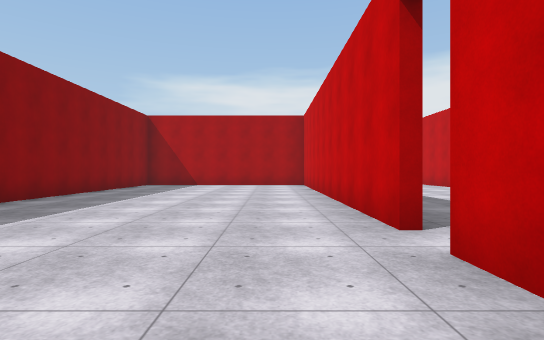
View 1 (above)

20 first-person views from a walk through a scene from a Unity 3-D project. The camera is 1.3 m above the floor, looks level and sees 80° across. Doors are open. The floor is counted in squares, 2 m on a side. Each view is taken from the middle of a square. On the plan, view 1 faces up. The plan holds only what a view shows up to about 10 squares ahead; the rest is blank. The place goes on beyond the plan. The player character is not drawn. Surface patterns are stand-ins for the level's own textures.

View 2
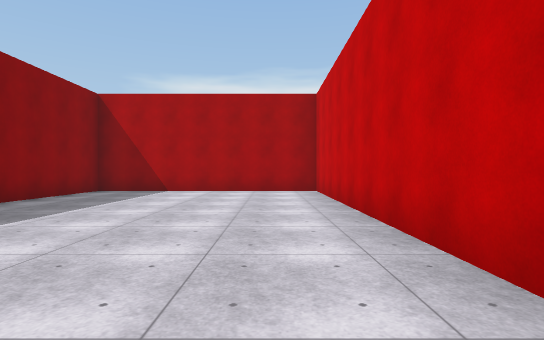

View 3
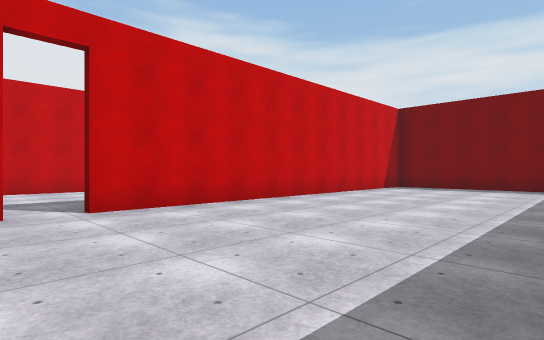

View 4
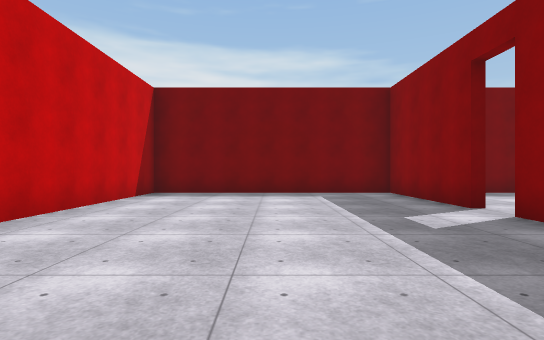

View 5
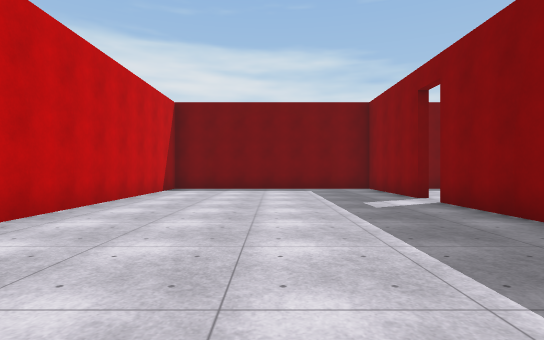

View 6
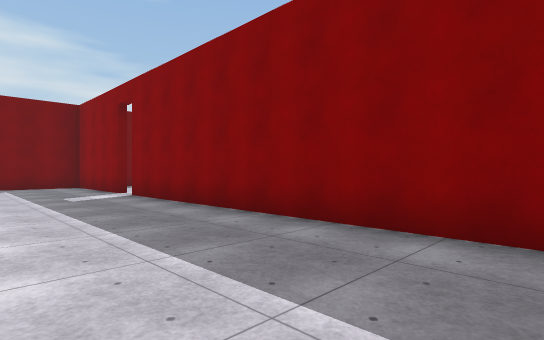

View 7
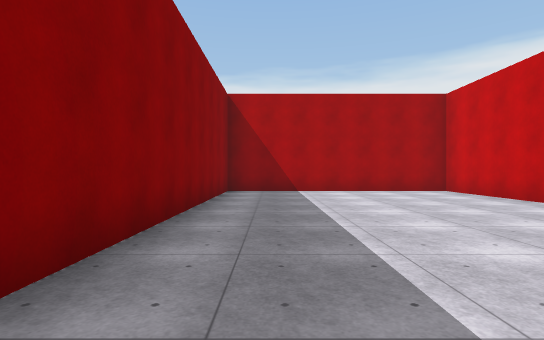

View 8
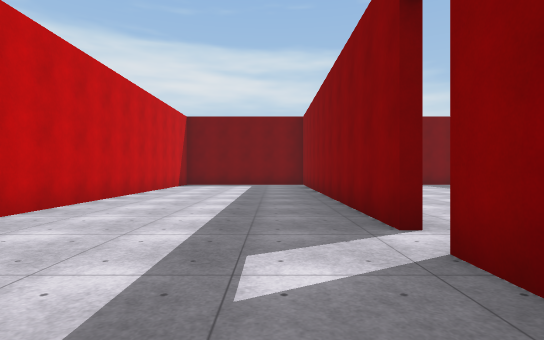

View 9
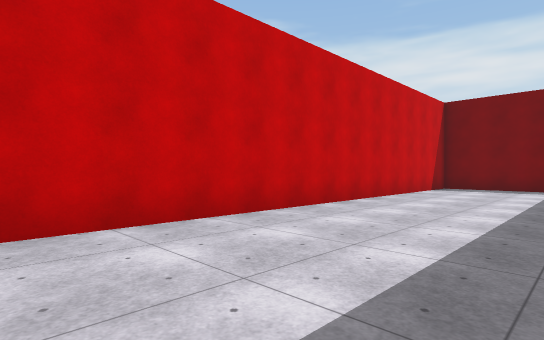

View 10
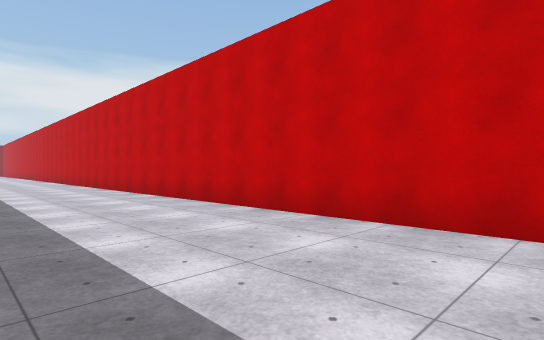

View 11
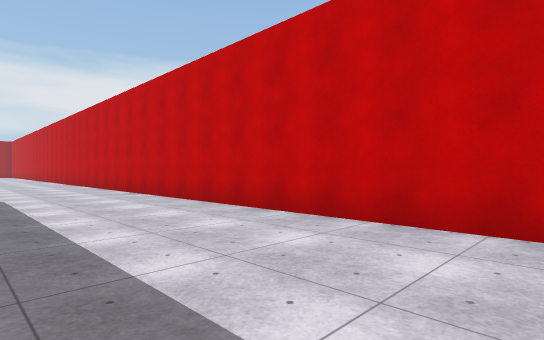

View 12
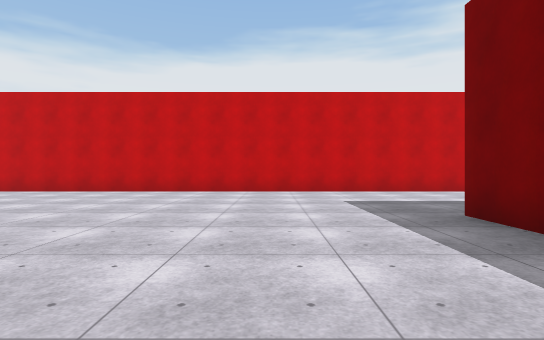

View 13
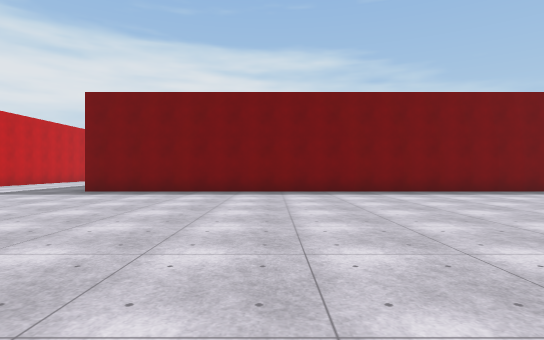

View 14
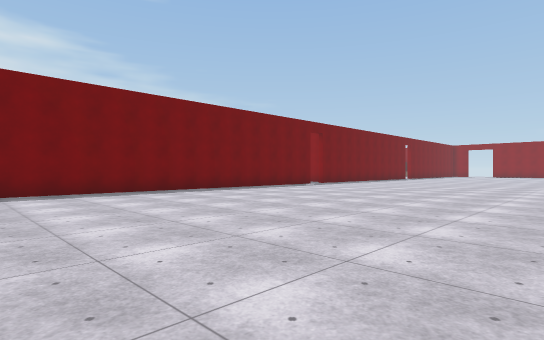

View 15
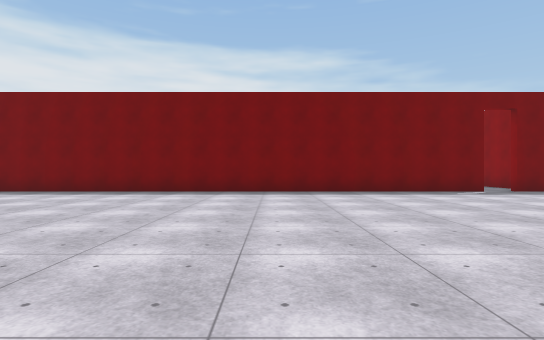

View 16
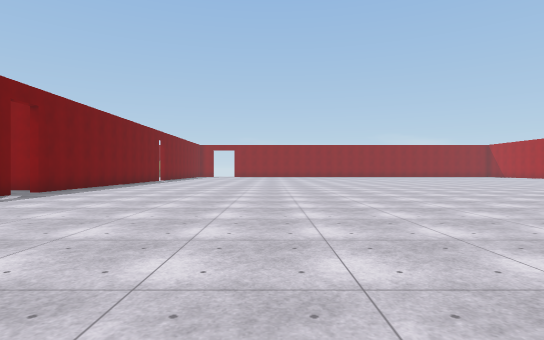

View 17
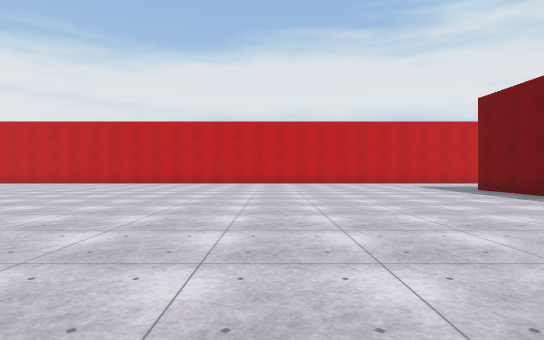

View 18
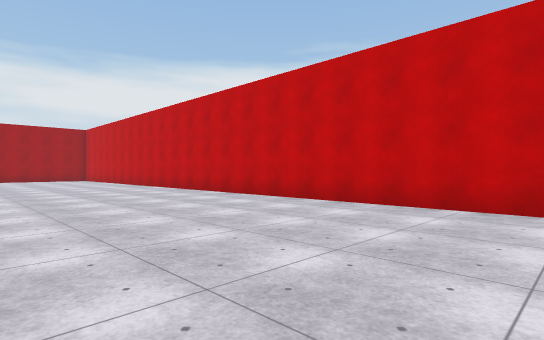

View 19
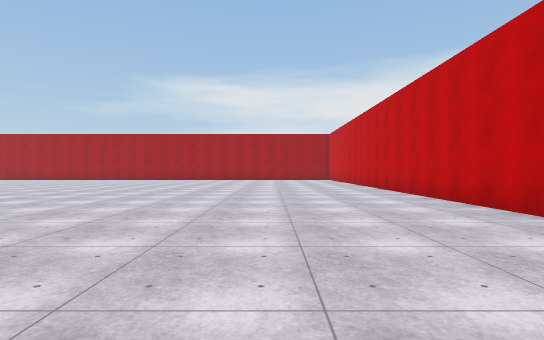

View 20
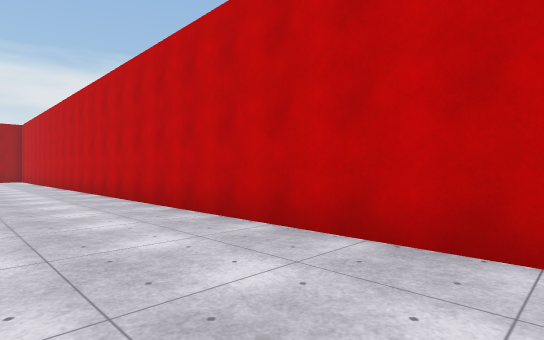

### Floor plan
Points are (right, up) in squares from view 1. A wall is a line through its corners. A room is listed if a view was taken in it or the views show most of it. See-through windows are left out.
Room 1 (views 1, 2, 3, 4, 5, 6, 7)
walls: (1.4, 3.5) (1.4, 14) (-5.4, 14) (-5.4, -3.5); (-5.4, -4.5) (-5.4, -8.3) (1.4, -8.3) (1.4, 2.5)
ways out: open door at (1.5, 3) to room 2; open door at (-5.5, -4)
Room 2 (views 8, 9, 10, 11, 12, 13, 14, 15, 16, 17, 18, 19, 20)
walls: (-18.4, 14.3) (1.6, 14.3); (-20.3, 14.3) (-19.4, 14.3); (1.6, 4.4) (1.6, 3.5); (1.6, 2.5) (1.6, -3.9); (6.8, -6.5) (6.8, 31.4); (4, -8.3) (4.9, -8.3)
ways out: open door at (1.5, 3) to room 1; open door at (-19, 14)

Where each view was taken, in squares from view 1:
view 1: 0 up, 0 right, facing up
view 2: 4 up, 0 right, facing up
view 3: 4 up, 4 left, facing down-right
view 4: 1 up, 2 left, facing down
view 5: 3 up, 2 left, facing down
view 6: 5 up, 2 left, facing down-left
view 7: 4 up, 4 left, facing up
view 8: 6 up, 3 right, facing down
view 9: 4 up, 3 right, facing down-right
view 10: 1 up, 3 right, facing up-right
view 11: 7 up, 3 right, facing up-right
view 12: 17 up, 3 left, facing right
view 13: 24 up, 4 left, facing down
view 14: 24 up, 6 left, facing down-left
view 15: 24 up, 12 left, facing down
view 16: 21 up, 10 left, facing left
view 17: 21 up, 9 left, facing right
view 18: 20 up, 1 right, facing up-right
view 19: 20 up, 3 right, facing up
view 20: 20 up, 4 right, facing up-right
